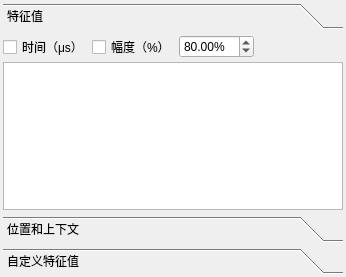
<?xml version="1.0" encoding="UTF-8"?>
<ui version="4.0">
 <class>DataInfoWidget</class>
 <widget class="QWidget" name="DataInfoWidget">
  <property name="geometry">
   <rect>
    <x>0</x>
    <y>0</y>
    <width>346</width>
    <height>277</height>
   </rect>
  </property>
  <property name="windowTitle">
   <string>特征值</string>
  </property>
  <layout class="QGridLayout" name="gridLayout">
   <property name="leftMargin">
    <number>3</number>
   </property>
   <property name="topMargin">
    <number>3</number>
   </property>
   <property name="rightMargin">
    <number>3</number>
   </property>
   <property name="bottomMargin">
    <number>3</number>
   </property>
   <property name="spacing">
    <number>3</number>
   </property>
   <item row="0" column="0">
    <widget class="QToolBox" name="toolBox">
     <property name="currentIndex">
      <number>0</number>
     </property>
     <widget class="QWidget" name="features">
      <property name="geometry">
       <rect>
        <x>0</x>
        <y>0</y>
        <width>340</width>
        <height>193</height>
       </rect>
      </property>
      <attribute name="label">
       <string>特征值</string>
      </attribute>
      <layout class="QGridLayout" name="gridLayout_2">
       <property name="leftMargin">
        <number>0</number>
       </property>
       <property name="topMargin">
        <number>0</number>
       </property>
       <property name="rightMargin">
        <number>0</number>
       </property>
       <property name="bottomMargin">
        <number>0</number>
       </property>
       <property name="spacing">
        <number>3</number>
       </property>
       <item row="0" column="0">
        <layout class="QHBoxLayout" name="horizontalLayout">
         <item>
          <widget class="QCheckBox" name="preferTime">
           <property name="text">
            <string>时间（μs）</string>
           </property>
          </widget>
         </item>
         <item>
          <widget class="QCheckBox" name="preferAmplitude">
           <property name="text">
            <string>幅度（%）</string>
           </property>
          </widget>
         </item>
         <item>
          <widget class="QDoubleSpinBox" name="ampReference">
           <property name="suffix">
            <string>%</string>
           </property>
           <property name="maximum">
            <double>100.000000000000000</double>
           </property>
           <property name="value">
            <double>80.000000000000000</double>
           </property>
          </widget>
         </item>
         <item>
          <spacer name="horizontalSpacer">
           <property name="orientation">
            <enum>Qt::Horizontal</enum>
           </property>
           <property name="sizeHint" stdset="0">
            <size>
             <width>40</width>
             <height>20</height>
            </size>
           </property>
          </spacer>
         </item>
        </layout>
       </item>
       <item row="1" column="0">
        <widget class="QTableWidget" name="table">
         <property name="editTriggers">
          <set>QAbstractItemView::NoEditTriggers</set>
         </property>
         <property name="verticalScrollMode">
          <enum>QAbstractItemView::ScrollPerPixel</enum>
         </property>
         <property name="horizontalScrollMode">
          <enum>QAbstractItemView::ScrollPerPixel</enum>
         </property>
         <attribute name="horizontalHeaderStretchLastSection">
          <bool>true</bool>
         </attribute>
        </widget>
       </item>
      </layout>
     </widget>
     <widget class="QWidget" name="context">
      <property name="geometry">
       <rect>
        <x>0</x>
        <y>0</y>
        <width>340</width>
        <height>193</height>
       </rect>
      </property>
      <attribute name="label">
       <string>位置和上下文</string>
      </attribute>
      <layout class="QFormLayout" name="coordLayout">
       <item row="0" column="0">
        <widget class="QLabel" name="channelTitle">
         <property name="text">
          <string>通道</string>
         </property>
        </widget>
       </item>
       <item row="0" column="1">
        <widget class="QLabel" name="channel">
         <property name="text">
          <string>#channel</string>
         </property>
         <property name="textInteractionFlags">
          <set>Qt::LinksAccessibleByMouse|Qt::TextSelectableByMouse</set>
         </property>
        </widget>
       </item>
       <item row="1" column="0">
        <widget class="QLabel" name="waterLengthTitle">
         <property name="text">
          <string>水距</string>
         </property>
        </widget>
       </item>
       <item row="5" column="0">
        <widget class="QLabel" name="positionTitle">
         <property name="text">
          <string>焦斑位置</string>
         </property>
        </widget>
       </item>
       <item row="5" column="1">
        <widget class="QLabel" name="position">
         <property name="text">
          <string>#position</string>
         </property>
        </widget>
       </item>
       <item row="7" column="0">
        <widget class="QLabel" name="directionTitle">
         <property name="text">
          <string>声束方向</string>
         </property>
        </widget>
       </item>
       <item row="7" column="1">
        <widget class="QLabel" name="direction">
         <property name="text">
          <string>#direction</string>
         </property>
        </widget>
       </item>
       <item row="1" column="1">
        <widget class="QLabel" name="waterLength">
         <property name="text">
          <string>#waterLength</string>
         </property>
        </widget>
       </item>
       <item row="8" column="0">
        <widget class="QPushButton" name="sampleButton">
         <property name="text">
          <string>采点仿形</string>
         </property>
        </widget>
       </item>
      </layout>
     </widget>
     <widget class="QWidget" name="pageMath">
      <property name="geometry">
       <rect>
        <x>0</x>
        <y>0</y>
        <width>340</width>
        <height>193</height>
       </rect>
      </property>
      <attribute name="label">
       <string>自定义特征值</string>
      </attribute>
      <layout class="QVBoxLayout" name="verticalLayout">
       <property name="leftMargin">
        <number>0</number>
       </property>
       <property name="topMargin">
        <number>0</number>
       </property>
       <property name="rightMargin">
        <number>0</number>
       </property>
       <property name="bottomMargin">
        <number>0</number>
       </property>
       <item>
        <widget class="QTreeWidget" name="math">
         <property name="indentation">
          <number>0</number>
         </property>
         <property name="rootIsDecorated">
          <bool>false</bool>
         </property>
         <property name="headerHidden">
          <bool>true</bool>
         </property>
         <attribute name="headerCascadingSectionResizes">
          <bool>true</bool>
         </attribute>
         <column>
          <property name="text">
           <string>名称</string>
          </property>
         </column>
         <column>
          <property name="text">
           <string>值</string>
          </property>
         </column>
        </widget>
       </item>
       <item>
        <layout class="QHBoxLayout" name="horizontalLayout_2">
         <item>
          <spacer name="horizontalSpacer_2">
           <property name="orientation">
            <enum>Qt::Horizontal</enum>
           </property>
           <property name="sizeHint" stdset="0">
            <size>
             <width>40</width>
             <height>20</height>
            </size>
           </property>
          </spacer>
         </item>
         <item>
          <widget class="QToolButton" name="addMath">
           <property name="text">
            <string/>
           </property>
           <property name="icon">
            <iconset resource="../../../Resources/Resources.qrc">
             <normaloff>:/icons/plus.png</normaloff>:/icons/plus.png</iconset>
           </property>
          </widget>
         </item>
         <item>
          <widget class="QToolButton" name="removeMath">
           <property name="text">
            <string/>
           </property>
           <property name="icon">
            <iconset resource="../../../Resources/Resources.qrc">
             <normaloff>:/icons/minus.png</normaloff>:/icons/minus.png</iconset>
           </property>
          </widget>
         </item>
        </layout>
       </item>
      </layout>
     </widget>
    </widget>
   </item>
  </layout>
 </widget>
 <resources>
  <include location="../../../Resources/Resources.qrc"/>
 </resources>
 <connections>
  <connection>
   <sender>preferAmplitude</sender>
   <signal>toggled(bool)</signal>
   <receiver>ampReference</receiver>
   <slot>setHidden(bool)</slot>
   <hints>
    <hint type="sourcelabel">
     <x>115</x>
     <y>40</y>
    </hint>
    <hint type="destinationlabel">
     <x>191</x>
     <y>40</y>
    </hint>
   </hints>
  </connection>
 </connections>
</ui>
